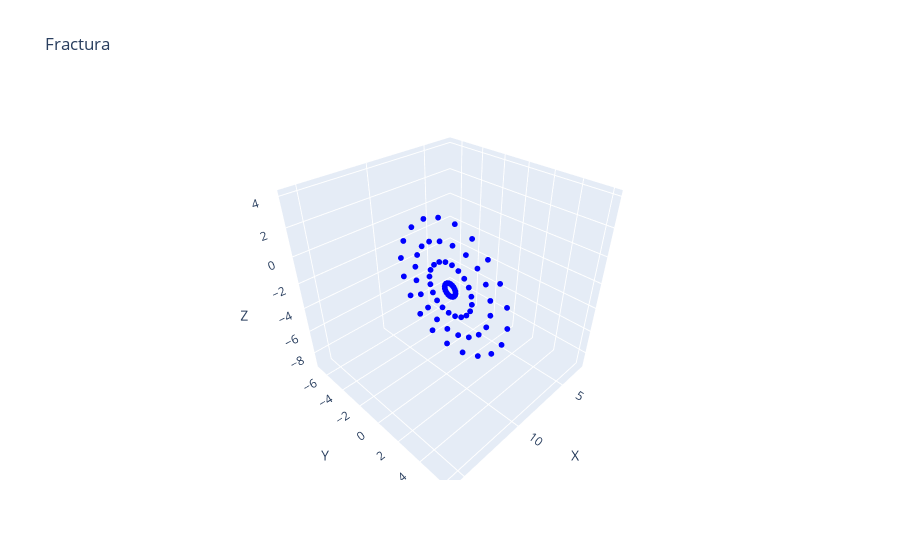

Notebook source saved alongside this figure:
### Code cell
fig  = new_plot()

mp = np.mean(M, axis=0)
max_value = np.max(np.abs(M - mp))

# mostrar puntos de la fractura

fig.add_trace(go.Scatter3d(
    x=M[:, 0],
    y=M[:, 1],
    z=M[:, 2],
    mode='markers',
    marker=dict(
        size=2,
        color='blue',
    )
))

# Calcular el centro de la fractura

fig = config_plot(fig, 'Fractura')

fig.show()
